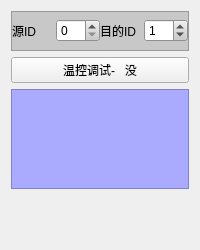
     <widget class="QWidget" name="tab_base">
      <attribute name="title">
       <string>基本框</string>
      </attribute>
      <layout class="QVBoxLayout" name="verticalLayout_5">
       <item>
        <layout class="QVBoxLayout" name="verticalLayout_2">
         <property name="bottomMargin">
          <number>10</number>
         </property>
         <item>
          <widget class="QFrame" name="frame_2">
           <property name="minimumSize">
            <size>
             <width>0</width>
             <height>40</height>
            </size>
           </property>
           <property name="palette">
            <palette>
             <active>
              <colorrole role="WindowText">
               <brush brushstyle="SolidPattern">
                <color alpha="255">
                 <red>0</red>
                 <green>0</green>
                 <blue>0</blue>
                </color>
               </brush>
              </colorrole>
              <colorrole role="Button">
               <brush brushstyle="SolidPattern">
                <color alpha="255">
                 <red>200</red>
                 <green>200</green>
                 <blue>200</blue>
                </color>
               </brush>
              </colorrole>
              <colorrole role="Light">
               <brush brushstyle="SolidPattern">
                <color alpha="255">
                 <red>255</red>
                 <green>255</green>
                 <blue>255</blue>
                </color>
               </brush>
              </colorrole>
              <colorrole role="Midlight">
               <brush brushstyle="SolidPattern">
                <color alpha="255">
                 <red>227</red>
                 <green>227</green>
                 <blue>227</blue>
                </color>
               </brush>
              </colorrole>
              <colorrole role="Dark">
               <brush brushstyle="SolidPattern">
                <color alpha="255">
                 <red>100</red>
                 <green>100</green>
                 <blue>100</blue>
                </color>
               </brush>
              </colorrole>
              <colorrole role="Mid">
               <brush brushstyle="SolidPattern">
                <color alpha="255">
                 <red>133</red>
                 <green>133</green>
                 <blue>133</blue>
                </color>
               </brush>
              </colorrole>
              <colorrole role="Text">
               <brush brushstyle="SolidPattern">
                <color alpha="255">
                 <red>0</red>
                 <green>0</green>
                 <blue>0</blue>
                </color>
               </brush>
              </colorrole>
              <colorrole role="BrightText">
               <brush brushstyle="SolidPattern">
                <color alpha="255">
                 <red>255</red>
                 <green>255</green>
                 <blue>255</blue>
                </color>
               </brush>
              </colorrole>
              <colorrole role="ButtonText">
               <brush brushstyle="SolidPattern">
                <color alpha="255">
                 <red>0</red>
                 <green>0</green>
                 <blue>0</blue>
                </color>
               </brush>
              </colorrole>
              <colorrole role="Base">
               <brush brushstyle="SolidPattern">
                <color alpha="255">
                 <red>255</red>
                 <green>255</green>
                 <blue>255</blue>
                </color>
               </brush>
              </colorrole>
              <colorrole role="Window">
               <brush brushstyle="SolidPattern">
                <color alpha="255">
                 <red>200</red>
                 <green>200</green>
                 <blue>200</blue>
                </color>
               </brush>
              </colorrole>
              <colorrole role="Shadow">
               <brush brushstyle="SolidPattern">
                <color alpha="255">
                 <red>0</red>
                 <green>0</green>
                 <blue>0</blue>
                </color>
               </brush>
              </colorrole>
              <colorrole role="AlternateBase">
               <brush brushstyle="SolidPattern">
                <color alpha="255">
                 <red>227</red>
                 <green>227</green>
                 <blue>227</blue>
                </color>
               </brush>
              </colorrole>
              <colorrole role="ToolTipBase">
               <brush brushstyle="SolidPattern">
                <color alpha="255">
                 <red>255</red>
                 <green>255</green>
                 <blue>220</blue>
                </color>
               </brush>
              </colorrole>
              <colorrole role="ToolTipText">
               <brush brushstyle="SolidPattern">
                <color alpha="255">
                 <red>0</red>
                 <green>0</green>
                 <blue>0</blue>
                </color>
               </brush>
              </colorrole>
             </active>
             <inactive>
              <colorrole role="WindowText">
               <brush brushstyle="SolidPattern">
                <color alpha="255">
                 <red>0</red>
                 <green>0</green>
                 <blue>0</blue>
                </color>
               </brush>
              </colorrole>
              <colorrole role="Button">
               <brush brushstyle="SolidPattern">
                <color alpha="255">
                 <red>200</red>
                 <green>200</green>
                 <blue>200</blue>
                </color>
               </brush>
              </colorrole>
              <colorrole role="Light">
               <brush brushstyle="SolidPattern">
                <color alpha="255">
                 <red>255</red>
                 <green>255</green>
                 <blue>255</blue>
                </color>
               </brush>
              </colorrole>
              <colorrole role="Midlight">
               <brush brushstyle="SolidPattern">
                <color alpha="255">
                 <red>227</red>
                 <green>227</green>
                 <blue>227</blue>
                </color>
               </brush>
              </colorrole>
              <colorrole role="Dark">
               <brush brushstyle="SolidPattern">
                <color alpha="255">
                 <red>100</red>
                 <green>100</green>
                 <blue>100</blue>
                </color>
               </brush>
              </colorrole>
              <colorrole role="Mid">
               <brush brushstyle="SolidPattern">
                <color alpha="255">
                 <red>133</red>
                 <green>133</green>
                 <blue>133</blue>
                </color>
               </brush>
              </colorrole>
              <colorrole role="Text">
               <brush brushstyle="SolidPattern">
                <color alpha="255">
                 <red>0</red>
                 <green>0</green>
                 <blue>0</blue>
                </color>
               </brush>
              </colorrole>
              <colorrole role="BrightText">
               <brush brushstyle="SolidPattern">
                <color alpha="255">
                 <red>255</red>
                 <green>255</green>
                 <blue>255</blue>
                </color>
               </brush>
              </colorrole>
              <colorrole role="ButtonText">
               <brush brushstyle="SolidPattern">
                <color alpha="255">
                 <red>0</red>
                 <green>0</green>
                 <blue>0</blue>
                </color>
               </brush>
              </colorrole>
              <colorrole role="Base">
               <brush brushstyle="SolidPattern">
                <color alpha="255">
                 <red>255</red>
                 <green>255</green>
                 <blue>255</blue>
                </color>
               </brush>
              </colorrole>
              <colorrole role="Window">
               <brush brushstyle="SolidPattern">
                <color alpha="255">
                 <red>200</red>
                 <green>200</green>
                 <blue>200</blue>
                </color>
               </brush>
              </colorrole>
              <colorrole role="Shadow">
               <brush brushstyle="SolidPattern">
                <color alpha="255">
                 <red>0</red>
                 <green>0</green>
                 <blue>0</blue>
                </color>
               </brush>
              </colorrole>
              <colorrole role="AlternateBase">
               <brush brushstyle="SolidPattern">
                <color alpha="255">
                 <red>227</red>
                 <green>227</green>
                 <blue>227</blue>
                </color>
               </brush>
              </colorrole>
              <colorrole role="ToolTipBase">
               <brush brushstyle="SolidPattern">
                <color alpha="255">
                 <red>255</red>
                 <green>255</green>
                 <blue>220</blue>
                </color>
               </brush>
              </colorrole>
              <colorrole role="ToolTipText">
               <brush brushstyle="SolidPattern">
                <color alpha="255">
                 <red>0</red>
                 <green>0</green>
                 <blue>0</blue>
                </color>
               </brush>
              </colorrole>
             </inactive>
             <disabled>
              <colorrole role="WindowText">
               <brush brushstyle="SolidPattern">
                <color alpha="255">
                 <red>100</red>
                 <green>100</green>
                 <blue>100</blue>
                </color>
               </brush>
              </colorrole>
              <colorrole role="Button">
               <brush brushstyle="SolidPattern">
                <color alpha="255">
                 <red>200</red>
                 <green>200</green>
                 <blue>200</blue>
                </color>
               </brush>
              </colorrole>
              <colorrole role="Light">
               <brush brushstyle="SolidPattern">
                <color alpha="255">
                 <red>255</red>
                 <green>255</green>
                 <blue>255</blue>
                </color>
               </brush>
              </colorrole>
              <colorrole role="Midlight">
               <brush brushstyle="SolidPattern">
                <color alpha="255">
                 <red>227</red>
                 <green>227</green>
                 <blue>227</blue>
                </color>
               </brush>
              </colorrole>
              <colorrole role="Dark">
               <brush brushstyle="SolidPattern">
                <color alpha="255">
                 <red>100</red>
                 <green>100</green>
                 <blue>100</blue>
                </color>
               </brush>
              </colorrole>
              <colorrole role="Mid">
               <brush brushstyle="SolidPattern">
                <color alpha="255">
                 <red>133</red>
                 <green>133</green>
                 <blue>133</blue>
                </color>
               </brush>
              </colorrole>
              <colorrole role="Text">
               <brush brushstyle="SolidPattern">
                <color alpha="255">
                 <red>100</red>
                 <green>100</green>
                 <blue>100</blue>
                </color>
               </brush>
              </colorrole>
              <colorrole role="BrightText">
               <brush brushstyle="SolidPattern">
                <color alpha="255">
                 <red>255</red>
                 <green>255</green>
                 <blue>255</blue>
                </color>
               </brush>
              </colorrole>
              <colorrole role="ButtonText">
               <brush brushstyle="SolidPattern">
                <color alpha="255">
                 <red>100</red>
                 <green>100</green>
                 <blue>100</blue>
                </color>
               </brush>
              </colorrole>
              <colorrole role="Base">
               <brush brushstyle="SolidPattern">
                <color alpha="255">
                 <red>200</red>
                 <green>200</green>
                 <blue>200</blue>
                </color>
               </brush>
              </colorrole>
              <colorrole role="Window">
               <brush brushstyle="SolidPattern">
                <color alpha="255">
                 <red>200</red>
                 <green>200</green>
                 <blue>200</blue>
                </color>
               </brush>
              </colorrole>
              <colorrole role="Shadow">
               <brush brushstyle="SolidPattern">
                <color alpha="255">
                 <red>0</red>
                 <green>0</green>
                 <blue>0</blue>
                </color>
               </brush>
              </colorrole>
              <colorrole role="AlternateBase">
               <brush brushstyle="SolidPattern">
                <color alpha="255">
                 <red>200</red>
                 <green>200</green>
                 <blue>200</blue>
                </color>
               </brush>
              </colorrole>
              <colorrole role="ToolTipBase">
               <brush brushstyle="SolidPattern">
                <color alpha="255">
                 <red>255</red>
                 <green>255</green>
                 <blue>220</blue>
                </color>
               </brush>
              </colorrole>
              <colorrole role="ToolTipText">
               <brush brushstyle="SolidPattern">
                <color alpha="255">
                 <red>0</red>
                 <green>0</green>
                 <blue>0</blue>
                </color>
               </brush>
              </colorrole>
             </disabled>
            </palette>
           </property>
           <property name="autoFillBackground">
            <bool>true</bool>
           </property>
           <property name="frameShape">
            <enum>QFrame::StyledPanel</enum>
           </property>
           <property name="frameShadow">
            <enum>QFrame::Raised</enum>
           </property>
           <layout class="QGridLayout" name="gridLayout_3">
            <property name="leftMargin">
             <number>0</number>
            </property>
            <property name="topMargin">
             <number>0</number>
            </property>
            <property name="rightMargin">
             <number>0</number>
            </property>
            <property name="bottomMargin">
             <number>0</number>
            </property>
            <property name="horizontalSpacing">
             <number>0</number>
            </property>
            <property name="verticalSpacing">
             <number>5</number>
            </property>
            <item row="0" column="2">
             <widget class="QLabel" name="z_label_3">
              <property name="text">
               <string>目的ID</string>
              </property>
             </widget>
            </item>
            <item row="0" column="3">
             <widget class="QSpinBox" name="spinBox_destID">
              <property name="maximum">
               <number>31</number>
              </property>
              <property name="value">
               <number>1</number>
              </property>
             </widget>
            </item>
            <item row="0" column="1">
             <widget class="QSpinBox" name="spinBox_srcID">
              <property name="maximum">
               <number>31</number>
              </property>
              <property name="value">
               <number>0</number>
              </property>
             </widget>
            </item>
            <item row="0" column="0">
             <widget class="QLabel" name="z_label_4">
              <property name="text">
               <string>源ID</string>
              </property>
             </widget>
            </item>
           </layout>
          </widget>
         </item>
         <item>
          <widget class="QPushButton" name="button_temp">
           <property name="text">
            <string>温控调试-   没</string>
           </property>
          </widget>
         </item>
         <item>
          <widget class="QFrame" name="frame_canPack">
           <property name="minimumSize">
            <size>
             <width>100</width>
             <height>100</height>
            </size>
           </property>
           <property name="palette">
            <palette>
             <active>
              <colorrole role="WindowText">
               <brush brushstyle="SolidPattern">
                <color alpha="255">
                 <red>0</red>
                 <green>0</green>
                 <blue>0</blue>
                </color>
               </brush>
              </colorrole>
              <colorrole role="Button">
               <brush brushstyle="SolidPattern">
                <color alpha="255">
                 <red>170</red>
                 <green>170</green>
                 <blue>255</blue>
                </color>
               </brush>
              </colorrole>
              <colorrole role="Light">
               <brush brushstyle="SolidPattern">
                <color alpha="255">
                 <red>255</red>
                 <green>255</green>
                 <blue>255</blue>
                </color>
               </brush>
              </colorrole>
              <colorrole role="Midlight">
               <brush brushstyle="SolidPattern">
                <color alpha="255">
                 <red>212</red>
                 <green>212</green>
                 <blue>255</blue>
                </color>
               </brush>
              </colorrole>
              <colorrole role="Dark">
               <brush brushstyle="SolidPattern">
                <color alpha="255">
                 <red>85</red>
                 <green>85</green>
                 <blue>127</blue>
                </color>
               </brush>
              </colorrole>
              <colorrole role="Mid">
               <brush brushstyle="SolidPattern">
                <color alpha="255">
                 <red>113</red>
                 <green>113</green>
                 <blue>170</blue>
                </color>
               </brush>
              </colorrole>
              <colorrole role="Text">
               <brush brushstyle="SolidPattern">
                <color alpha="255">
                 <red>0</red>
                 <green>0</green>
                 <blue>0</blue>
                </color>
               </brush>
              </colorrole>
              <colorrole role="BrightText">
               <brush brushstyle="SolidPattern">
                <color alpha="255">
                 <red>255</red>
                 <green>255</green>
                 <blue>255</blue>
                </color>
               </brush>
              </colorrole>
              <colorrole role="ButtonText">
               <brush brushstyle="SolidPattern">
                <color alpha="255">
                 <red>0</red>
                 <green>0</green>
                 <blue>0</blue>
                </color>
               </brush>
              </colorrole>
              <colorrole role="Base">
               <brush brushstyle="SolidPattern">
                <color alpha="255">
                 <red>255</red>
                 <green>255</green>
                 <blue>255</blue>
                </color>
               </brush>
              </colorrole>
              <colorrole role="Window">
               <brush brushstyle="SolidPattern">
                <color alpha="255">
                 <red>170</red>
                 <green>170</green>
                 <blue>255</blue>
                </color>
               </brush>
              </colorrole>
              <colorrole role="Shadow">
               <brush brushstyle="SolidPattern">
                <color alpha="255">
                 <red>0</red>
                 <green>0</green>
                 <blue>0</blue>
                </color>
               </brush>
              </colorrole>
              <colorrole role="AlternateBase">
               <brush brushstyle="SolidPattern">
                <color alpha="255">
                 <red>212</red>
                 <green>212</green>
                 <blue>255</blue>
                </color>
               </brush>
              </colorrole>
              <colorrole role="ToolTipBase">
               <brush brushstyle="SolidPattern">
                <color alpha="255">
                 <red>255</red>
                 <green>255</green>
                 <blue>220</blue>
                </color>
               </brush>
              </colorrole>
              <colorrole role="ToolTipText">
               <brush brushstyle="SolidPattern">
                <color alpha="255">
                 <red>0</red>
                 <green>0</green>
                 <blue>0</blue>
                </color>
               </brush>
              </colorrole>
             </active>
             <inactive>
              <colorrole role="WindowText">
               <brush brushstyle="SolidPattern">
                <color alpha="255">
                 <red>0</red>
                 <green>0</green>
                 <blue>0</blue>
                </color>
               </brush>
              </colorrole>
              <colorrole role="Button">
               <brush brushstyle="SolidPattern">
                <color alpha="255">
                 <red>170</red>
                 <green>170</green>
                 <blue>255</blue>
                </color>
               </brush>
              </colorrole>
              <colorrole role="Light">
               <brush brushstyle="SolidPattern">
                <color alpha="255">
                 <red>255</red>
                 <green>255</green>
                 <blue>255</blue>
                </color>
               </brush>
              </colorrole>
              <colorrole role="Midlight">
               <brush brushstyle="SolidPattern">
                <color alpha="255">
                 <red>212</red>
                 <green>212</green>
                 <blue>255</blue>
                </color>
               </brush>
              </colorrole>
              <colorrole role="Dark">
               <brush brushstyle="SolidPattern">
                <color alpha="255">
                 <red>85</red>
                 <green>85</green>
                 <blue>127</blue>
                </color>
               </brush>
              </colorrole>
              <colorrole role="Mid">
               <brush brushstyle="SolidPattern">
                <color alpha="255">
                 <red>113</red>
                 <green>113</green>
                 <blue>170</blue>
                </color>
               </brush>
              </colorrole>
              <colorrole role="Text">
               <brush brushstyle="SolidPattern">
                <color alpha="255">
                 <red>0</red>
                 <green>0</green>
                 <blue>0</blue>
                </color>
               </brush>
              </colorrole>
              <colorrole role="BrightText">
               <brush brushstyle="SolidPattern">
                <color alpha="255">
                 <red>255</red>
                 <green>255</green>
                 <blue>255</blue>
                </color>
               </brush>
              </colorrole>
              <colorrole role="ButtonText">
               <brush brushstyle="SolidPattern">
                <color alpha="255">
                 <red>0</red>
                 <green>0</green>
                 <blue>0</blue>
                </color>
               </brush>
              </colorrole>
              <colorrole role="Base">
               <brush brushstyle="SolidPattern">
                <color alpha="255">
                 <red>255</red>
                 <green>255</green>
                 <blue>255</blue>
                </color>
               </brush>
              </colorrole>
              <colorrole role="Window">
               <brush brushstyle="SolidPattern">
                <color alpha="255">
                 <red>170</red>
                 <green>170</green>
                 <blue>255</blue>
                </color>
               </brush>
              </colorrole>
              <colorrole role="Shadow">
               <brush brushstyle="SolidPattern">
                <color alpha="255">
                 <red>0</red>
                 <green>0</green>
                 <blue>0</blue>
                </color>
               </brush>
              </colorrole>
              <colorrole role="AlternateBase">
               <brush brushstyle="SolidPattern">
                <color alpha="255">
                 <red>212</red>
                 <green>212</green>
                 <blue>255</blue>
                </color>
               </brush>
              </colorrole>
              <colorrole role="ToolTipBase">
               <brush brushstyle="SolidPattern">
                <color alpha="255">
                 <red>255</red>
                 <green>255</green>
                 <blue>220</blue>
                </color>
               </brush>
              </colorrole>
              <colorrole role="ToolTipText">
               <brush brushstyle="SolidPattern">
                <color alpha="255">
                 <red>0</red>
                 <green>0</green>
                 <blue>0</blue>
                </color>
               </brush>
              </colorrole>
             </inactive>
             <disabled>
              <colorrole role="WindowText">
               <brush brushstyle="SolidPattern">
                <color alpha="255">
                 <red>85</red>
                 <green>85</green>
                 <blue>127</blue>
                </color>
               </brush>
              </colorrole>
              <colorrole role="Button">
               <brush brushstyle="SolidPattern">
                <color alpha="255">
                 <red>170</red>
                 <green>170</green>
                 <blue>255</blue>
                </color>
               </brush>
              </colorrole>
              <colorrole role="Light">
               <brush brushstyle="SolidPattern">
                <color alpha="255">
                 <red>255</red>
                 <green>255</green>
                 <blue>255</blue>
                </color>
               </brush>
              </colorrole>
              <colorrole role="Midlight">
               <brush brushstyle="SolidPattern">
                <color alpha="255">
                 <red>212</red>
                 <green>212</green>
                 <blue>255</blue>
                </color>
               </brush>
              </colorrole>
              <colorrole role="Dark">
               <brush brushstyle="SolidPattern">
                <color alpha="255">
                 <red>85</red>
                 <green>85</green>
                 <blue>127</blue>
                </color>
               </brush>
              </colorrole>
              <colorrole role="Mid">
               <brush brushstyle="SolidPattern">
                <color alpha="255">
                 <red>113</red>
                 <green>113</green>
                 <blue>170</blue>
                </color>
               </brush>
              </colorrole>
              <colorrole role="Text">
               <brush brushstyle="SolidPattern">
                <color alpha="255">
                 <red>85</red>
                 <green>85</green>
                 <blue>127</blue>
                </color>
               </brush>
              </colorrole>
              <colorrole role="BrightText">
               <brush brushstyle="SolidPattern">
                <color alpha="255">
                 <red>255</red>
                 <green>255</green>
                 <blue>255</blue>
                </color>
               </brush>
              </colorrole>
              <colorrole role="ButtonText">
               <brush brushstyle="SolidPattern">
                <color alpha="255">
                 <red>85</red>
                 <green>85</green>
                 <blue>127</blue>
                </color>
               </brush>
              </colorrole>
              <colorrole role="Base">
               <brush brushstyle="SolidPattern">
                <color alpha="255">
                 <red>170</red>
                 <green>170</green>
                 <blue>255</blue>
                </color>
               </brush>
              </colorrole>
              <colorrole role="Window">
               <brush brushstyle="SolidPattern">
                <color alpha="255">
                 <red>170</red>
                 <green>170</green>
                 <blue>255</blue>
                </color>
               </brush>
              </colorrole>
              <colorrole role="Shadow">
               <brush brushstyle="SolidPattern">
                <color alpha="255">
                 <red>0</red>
                 <green>0</green>
                 <blue>0</blue>
                </color>
               </brush>
              </colorrole>
              <colorrole role="AlternateBase">
               <brush brushstyle="SolidPattern">
                <color alpha="255">
                 <red>170</red>
                 <green>170</green>
                 <blue>255</blue>
                </color>
               </brush>
              </colorrole>
              <colorrole role="ToolTipBase">
               <brush brushstyle="SolidPattern">
                <color alpha="255">
                 <red>255</red>
                 <green>255</green>
                 <blue>220</blue>
                </color>
               </brush>
              </colorrole>
              <colorrole role="ToolTipText">
               <brush brushstyle="SolidPattern">
                <color alpha="255">
                 <red>0</red>
                 <green>0</green>
                 <blue>0</blue>
                </color>
               </brush>
              </colorrole>
             </disabled>
            </palette>
           </property>
           <property name="autoFillBackground">
            <bool>true</bool>
           </property>
           <property name="frameShape">
            <enum>QFrame::StyledPanel</enum>
           </property>
           <property name="frameShadow">
            <enum>QFrame::Raised</enum>
           </property>
          </widget>
         </item>
        </layout>
       </item>
       <item>
        <spacer name="verticalSpacer">
         <property name="orientation">
          <enum>Qt::Vertical</enum>
         </property>
         <property name="sizeHint" stdset="0">
          <size>
           <width>20</width>
           <height>40</height>
          </size>
         </property>
        </spacer>
       </item>
      </layout>
     </widget>
